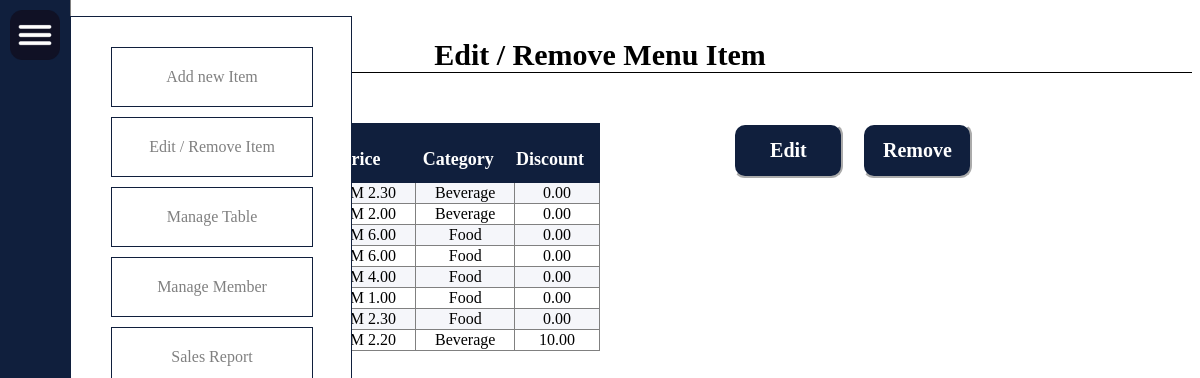
Page /editmenu.php on the committed database.
### tables this page shows
CREATE TABLE `menuitems` (
  `ITEMNO` int(5) NOT NULL,
  `name` varchar(50) NOT NULL,
  `price` decimal(10,2) NOT NULL,
  `discount` decimal(10,2) NOT NULL DEFAULT '0.00',
  `category` varchar(20) NOT NULL,
  `img` varchar(255) NOT NULL
);

### editmenu.php (the view, shortened to what this page needs)
<!DOCTYPE html>
<html>
	<head>
		<link rel="stylesheet" href="edimenu.css?d={random number/string}">
	</head>
	<body>
	<?php include'navigation_admin.php'?>
	<div id=title>Edit / Remove Menu Item</div>
	<section>
		<div class="editremove">
			<button onclick="btn('edit')">Edit</button>
			<button onclick="btn('remove')">Remove</button>
		</div>
		</section>
		<div id="menulist">
			<table>
				<tr>
					<th> No</th>
					<th> Name</th>
					<th> Price</th>
					<th> Category</th>
					<th> Discount</th>
				</tr>
			<?php
			$conn=mysqli_connect("localhost","root","","tabletable");
			$sql= "SELECT ITEMNO,name,price,category,discount from menuitems ";
			$result =$conn ->query($sql);
			if($result->num_rows>0){
				while($row=$result->fetch_assoc()){
					echo "<tr>
					<td class=itemno>".$row["ITEMNO"]."</td>
					<td>".$row["name"]."</td>
					<td>RM  ".$row["price"]."</td>
					<td>".$row["category"]."</td>
					<td id=distd>".$row["discount"]."</td>
					</tr>";
				}
				echo"</table>";
			}
			else{
				echo "0 result ";
			}
			?>
		</div>
	</body>
</html>

### edimenu.css (style rules this page uses)
* { font-family: Times New Roman; }
section { float:right; width:40%; padding-top:50px; }
#menulist { width:40%; margin-left:10%; text-align: center; padding-top:50px; }
#menulist tr:nth-child(even) { background-color:#f5f6fa; }
#menulist tr:nth-child(odd) { background-color:white; }
td { border:1px solid grey; border-collapse: collapse; margin-left:5px; margin-right:5px; }
table { border:none; border-collapse: collapse; margin-left:auto; margin-right:auto; }
th { background-color:#101f3d; color:white; padding-top: 25px; padding-bottom: 12px; padding-right:15px; width:21%; font-size: 18px; border:1px solid #101f3d ; }
.editremove { height:10vh; }
.editremove button { border-color:white; border-style:outset; outline: none; background-color:#101f3d; color:white; padding: 14px 16px; font-weight:bold; font-size: 20px; width:110px; margin-left:15px; border-radius:12px; }
#title { text-align:center; border-bottom:1px solid black; font-size:30px; font-weight:bold; padding-top:30px; width:100%; }

### rows in the picture
menuitems: price "2.30", category "Beverage", discount "0.00"
menuitems: ITEMNO "2", name "Coffee", price "2.00", category "Beverage", discount "0.00"
menuitems: price "6.00", category "Food", discount "0.00"
menuitems: price "6.00", category "Food", discount "0.00"
menuitems: ITEMNO "5", name "Toast", price "4.00", category "Food", discount "0.00"
menuitems: ITEMNO "6", name "Egg", price "1.00", category "Food", discount "0.00"
menuitems: price "2.30", category "Food", discount "0.00"
menuitems: price "2.20", category "Beverage", discount "10.00"
